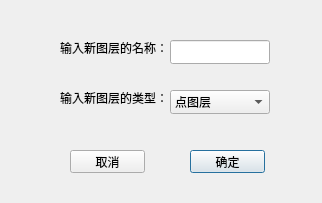
<?xml version="1.0" encoding="UTF-8"?>
<ui version="4.0">
 <class>NewLayer</class>
 <widget class="QDialog" name="NewLayer">
  <property name="geometry">
   <rect>
    <x>0</x>
    <y>0</y>
    <width>322</width>
    <height>203</height>
   </rect>
  </property>
  <property name="windowTitle">
   <string>Dialog</string>
  </property>
  <widget class="QLabel" name="label">
   <property name="geometry">
    <rect>
     <x>60</x>
     <y>40</y>
     <width>111</width>
     <height>16</height>
    </rect>
   </property>
   <property name="text">
    <string>输入新图层的名称：</string>
   </property>
  </widget>
  <widget class="QLabel" name="label_2">
   <property name="geometry">
    <rect>
     <x>60</x>
     <y>90</y>
     <width>111</width>
     <height>16</height>
    </rect>
   </property>
   <property name="text">
    <string>输入新图层的类型：</string>
   </property>
  </widget>
  <widget class="QComboBox" name="NewLayerType">
   <property name="geometry">
    <rect>
     <x>170</x>
     <y>90</y>
     <width>100</width>
     <height>24</height>
    </rect>
   </property>
   <item>
    <property name="text">
     <string>点图层</string>
    </property>
   </item>
   <item>
    <property name="text">
     <string>线图层</string>
    </property>
   </item>
   <item>
    <property name="text">
     <string>面图层</string>
    </property>
   </item>
  </widget>
  <widget class="QPushButton" name="NewLayer_OK">
   <property name="geometry">
    <rect>
     <x>190</x>
     <y>150</y>
     <width>75</width>
     <height>23</height>
    </rect>
   </property>
   <property name="text">
    <string>确定</string>
   </property>
  </widget>
  <widget class="QPushButton" name="NewLayer_Cancel">
   <property name="geometry">
    <rect>
     <x>70</x>
     <y>150</y>
     <width>75</width>
     <height>23</height>
    </rect>
   </property>
   <property name="text">
    <string>取消</string>
   </property>
  </widget>
  <widget class="QLineEdit" name="NewLayerName">
   <property name="geometry">
    <rect>
     <x>170</x>
     <y>40</y>
     <width>100</width>
     <height>24</height>
    </rect>
   </property>
  </widget>
 </widget>
 <resources/>
 <connections>
  <connection>
   <sender>NewLayer_Cancel</sender>
   <signal>clicked()</signal>
   <receiver>NewLayer</receiver>
   <slot>close()</slot>
   <hints>
    <hint type="sourcelabel">
     <x>107</x>
     <y>161</y>
    </hint>
    <hint type="destinationlabel">
     <x>160</x>
     <y>101</y>
    </hint>
   </hints>
  </connection>
 </connections>
</ui>
